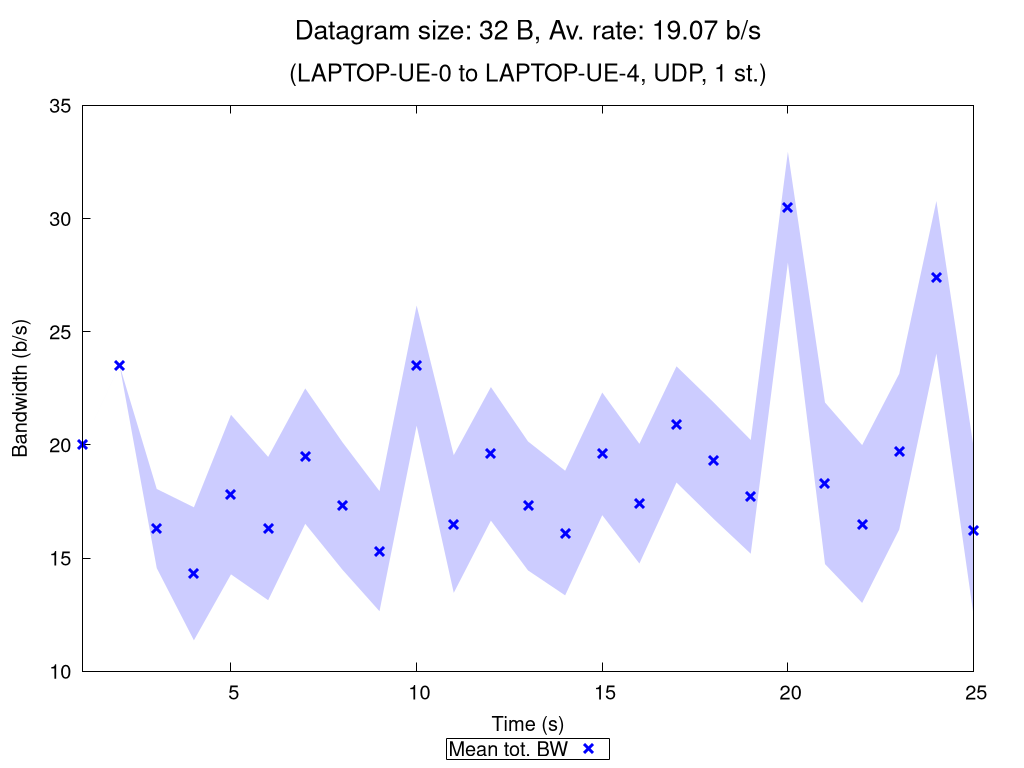

gnuplot code for this plot:
set terminal pngcairo nocrop enhanced size 1024,768 font "Verdana,15"
set output "UDP_1_st_2020_10_13_14-18-24_one2two_00032B.png"

set title "{/=20 Datagram size: 32 B, Av. rate: 19.07 b/s}\n\n{/=18 (LAPTOP-UE-0 to LAPTOP-UE-4, UDP, 1 st.)}"

set xlabel "Time (s)"
set ylabel "Bandwidth (b/s)"
set ytics nomirror
set key bmargin center horizontal box samplen 1 width -1
set bmargin 4.6
set rmargin 4.5

rf = 1.0  # rate factor
set style fill transparent solid 0.2 noborder
set autoscale xfix
plot "UDP_1_st_2020_10_13_14-18-24_one2two_00032B_iperf_processed.dat" using 1:($2/rf-$3/rf):($2/rf+$3/rf) with filledcurves lc rgb "blue" notitle, \
     "" using 1:($2/rf) with points pt 2 ps 1.5 lw 3 lc rgb "blue" title "Mean tot. BW", \
